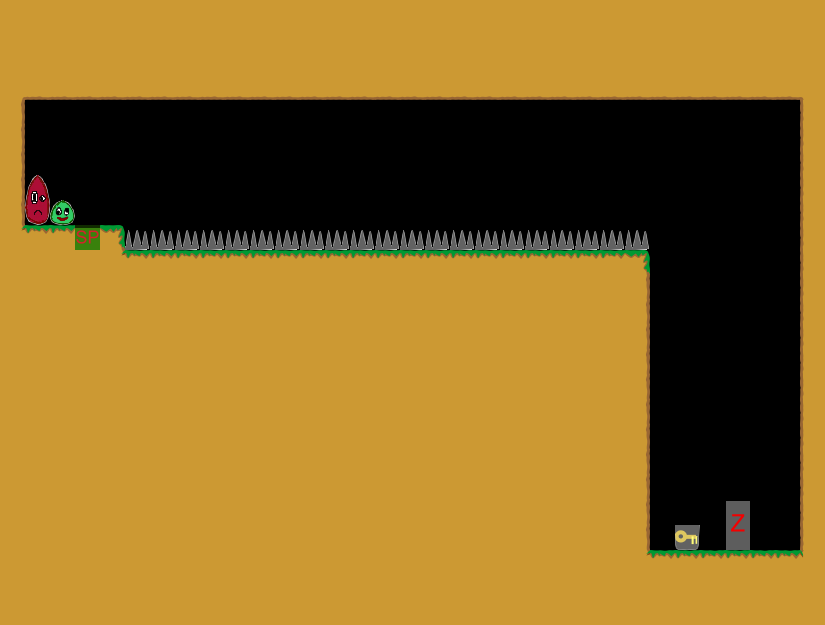

This is a level from a 2D game, rendered from its Tiled map with the project's own tilesets. A one-line summary and the map file follow, with tile-layer data summarised:
An orthogonal 33x25 tile map with 25x25 px tiles, 1 tile layer (Kachelebene 1).

<map version="1.0" orientation="orthogonal" width="33" height="25" tilewidth="25" tileheight="25">
 <tileset firstgid="1" name="Tileset" tilewidth="25" tileheight="25">
  <image source="../../../img/Tileset.png" width="400" height="250" />
 </tileset>
 <layer name="Kachelebene 1" width="33" height="25">
  <data>[825 cells, 598 non-empty, 18 distinct tile ids]</data>
 </layer>
</map>
